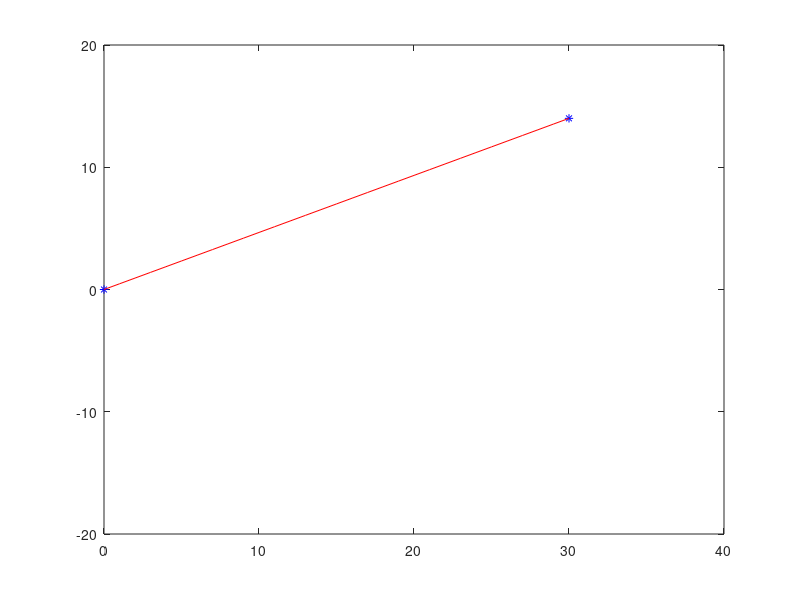

Write the MATLAB code that produced this figure.
% Linear spline function
% Inputs: x and y vectors - initial and final points
% Inputs: h-resolution factor, n-number of points
% Outputs: X and Y vectors - vectors with linear spline points
%function [X, Y] = linearSpline(x, y)
    x = [0, 30]; % C-with structs
    y = [0, 14];
    % C-in a function
    index = 1;
    % If more than 2 points are required, another for is needed
    for time=x(1):x(2)
        yn = ((y(2)-y(1))*(time - x(1)) / (x(2) - x(1))) + y(1);
        Y(index) = yn;
        X(index) = time;
        index = index + 1;
    end
  
    % Plot
    plot(x(1), y(1), 'b*');
    hold on
    plot(x(2), y(2), 'b*');
    hold on
    plot(X, Y, 'r-');
    xlim([0 40]);
    ylim([-20 20]);
%end
